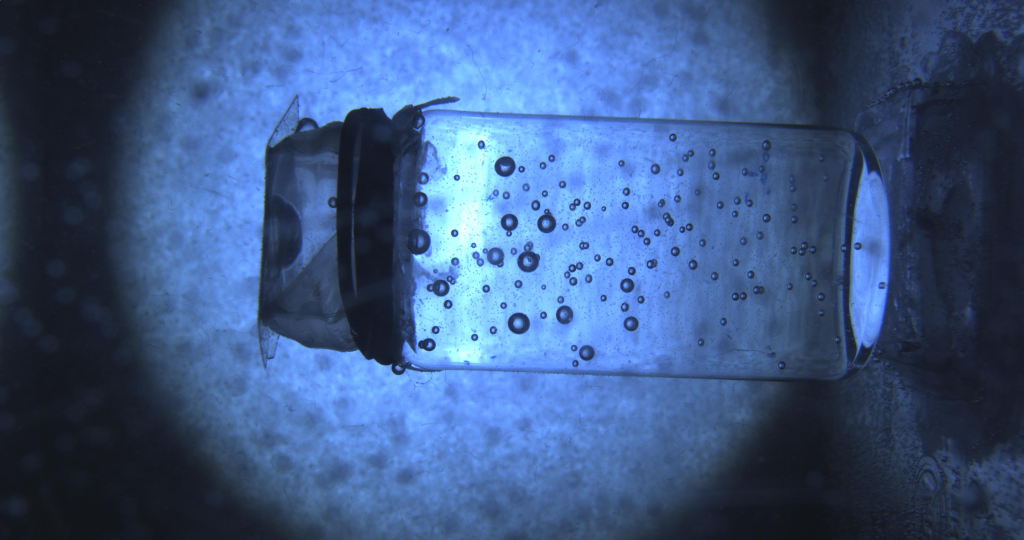
%> input picture images/detector_5_no_5_angle_2.jpg, 4096 x 2160 px (shown at 1/4 size)
$ octave SVM.m   (GNU Octave 9; MATLAB toolbox functions it lacks are replaced by stand-ins)
%> lines starting %> are read from the running program, lines starting %| are printed output that depends on the picture
### src/svm/trainDataSetGeneration.m
% Generating training instances for SVM
function [trainInstances, trainLabels] = trainDataSetGeneration(instanceSize, step, edge, scale)
%> called with instanceSize = 20, step = 10, edge = 4, scale = 60

instances_show = 0;

disp(['Generating training instances ... instanceSize: ' ...
    num2str(instanceSize) ' step: ' num2str(step)]);

train_file = 'detector_5_no_5_angle_2.jpg';
train = imread(train_file);
load('positiveInstances.mat');
[m,n,c] = size(train);
%> m = 2160; n = 4096; c = 3

positiveLabels = positiveInstances.objectBoundingBoxes;
x_c = positiveLabels(:,1) + ceil(positiveLabels(:,3)/2);
y_c = positiveLabels(:,2) + ceil(positiveLabels(:,4)/2);
a = ceil(positiveLabels(:,3)/2)-edge;
b = ceil(positiveLabels(:,4)/2)-edge;

numPositive = 0;
numNegative = 0;

totalInstancesX = length(max(1,floor(instanceSize/2)) : step ...
    : (m - ceil(instanceSize/2)));
%> totalInstancesX = 215
totalInstancesY = length( max(1,floor(instanceSize/2)) ...
    : step : (n - ceil(instanceSize/2)));
%> totalInstancesY = 408

progressRatePrevious = 0;

Instances = zeros(instanceSize^2 * c, totalInstancesX * totalInstancesY);
Labels = zeros(1,totalInstancesX * totalInstancesY);
tic;
ind = 0;
for i = max(1,floor(instanceSize/2)) : step : (m - ceil(instanceSize/2))
    for j = max(1,floor(instanceSize/2)) : step : (n - ceil(instanceSize/2))

        currentY = i;
        currentX = j;
        criterion = min(((currentX - x_c)./a).^2 + ((currentY - y_c)./b).^2);

        boundaryT = currentY - floor(instanceSize/2) + 1;
        boundaryD = currentY + floor(instanceSize/2);
        boundaryL = currentX - floor(instanceSize/2) + 1;
        boundaryR = currentX + floor(instanceSize/2);

        ind = ind + 1;

        temp = double(train(boundaryT : boundaryD, boundaryL : boundaryR, 1 : c));
        Instances(:, ind) = reshape(temp,instanceSize^2 * c,1);


        if (criterion <= 1)

            numPositive = numPositive + 1;
            Labels(ind) = 1;

        else
            numNegative = numNegative + 1;
            Labels(ind) = -1;

        end
    end

    elapse_time = toc;
    progressRate = ind / totalInstancesX / totalInstancesY * 100;
    remain_time = toc/progressRate*100 - elapse_time;
    progressRate = floor(progressRate/10);
    if progressRate > progressRatePrevious
        disp([num2str(progressRate*10) ...
            '% train instances created, remaining time: ' ...
            num2str(ceil(remain_time)) ' s']);
    end
    progressRatePrevious = progressRate;
end
%> this loop made 215 passes
%> (progressRate, progressRatePrevious) on passes 1 to 3: (0, 0), (0, 0), (0, 0)
%| 10% train instances created, remaining time: 3 s
%| 20% train instances created, remaining time: 2 s
%> after the loop, ind = 87720; numNegative = 87560; numPositive = 160

instancesPositive = Instances(:,Labels==1);
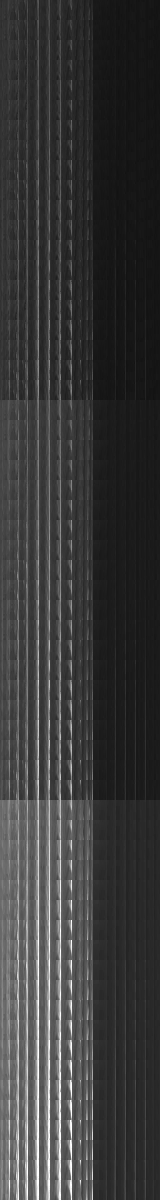
%> instancesPositive: size 1200x160 double; min 18, max 255, mean 57.4
instancesNegative = Instances(:,Labels==-1);

numOfTrainPositiveInstances  = numPositive;
%> numOfTrainPositiveInstances = 160
numOfTrainNegativeInstances  = numOfTrainPositiveInstances*scale;
%> numOfTrainNegativeInstances = 9600

indexPositive = 1:numOfTrainPositiveInstances;
%> indexPositive = 160 values from 1 to 160
indexNegative = ceil(rand(numOfTrainNegativeInstances,1)*size(instancesNegative,2));

instancesPositive = instancesPositive(:,indexPositive);
instancesNegative = instancesNegative(:,indexNegative);
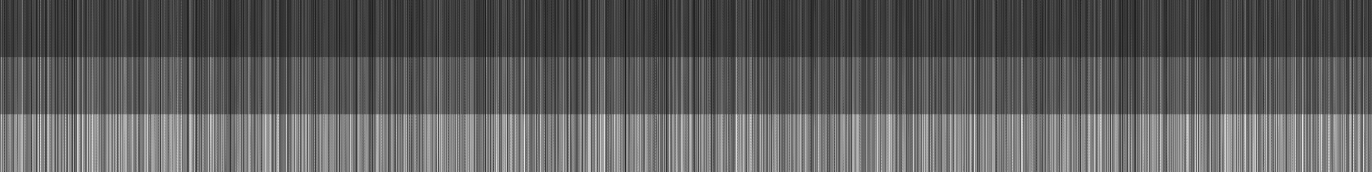
%> instancesNegative: size 1200x9600 double (shown at 1/7 size); min 0, max 255, mean 94.7

trainInstances = [instancesPositive, instancesNegative];
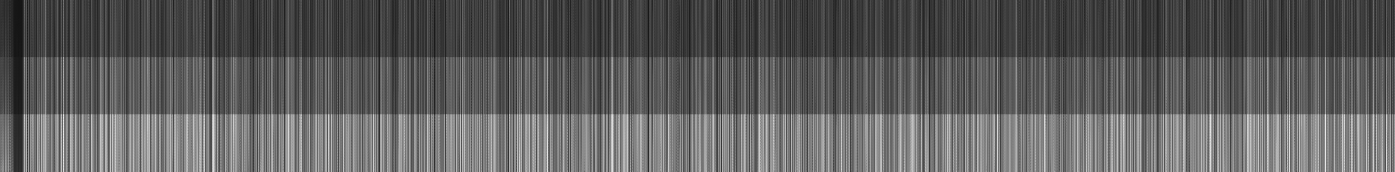
%> trainInstances: size 1200x9760 double (shown at 1/7 size); min 0, max 255, mean 94.1
trainLabels = [ones(1,numOfTrainPositiveInstances),-ones(1,numOfTrainNegativeInstances)];

imgPositive = zeros(floor(sqrt(numPositive))*10,floor(sqrt(numPositive))*10, c);
%> imgPositive: size 120x120x3 double; every value is 0
imgNegative = zeros(floor(sqrt(numPositive))*10,floor(sqrt(numPositive))*10, c);

if(instances_show == 1)
    for i = 1:floor(sqrt(numPositive))
        for j = 1:floor(sqrt(numPositive))
            index = floor(sqrt(numPositive))*(i-1) + j;
            imgPositive((instanceSize*(i-1)+1):instanceSize*i, ...
                (instanceSize*(j-1)+1):instanceSize*j, 1 : c) = ...
                reshape(instancesPositive(:,index), ...
                instanceSize, instanceSize, c);
            imgNegative((instanceSize*(i-1)+1):instanceSize*i, ...
                (instanceSize*(j-1)+1):instanceSize*j, 1 : c) = ...
                reshape(instancesNegative(:,index), ...
                instanceSize, instanceSize, c);
        end
    end
    figure('name','Training Instances');
    subplot(1,2,1);imshow(uint8(imgPositive));title('Positive Instances');
    subplot(1,2,2);imshow(uint8(imgNegative));title('Negative Instances');
end

### src/svm/testDataSetGeneration.m
% Convert a test images into tesing instances for SVM
function testInstances = testDataSetGeneration(filename, instanceSize, step)
%> called with filename = '../../images/detector_7_no_5_angle_2.jpg', instanceSize = 20, step = 10

disp(['Generating test data for image ' filename]);

test = imread(filename);
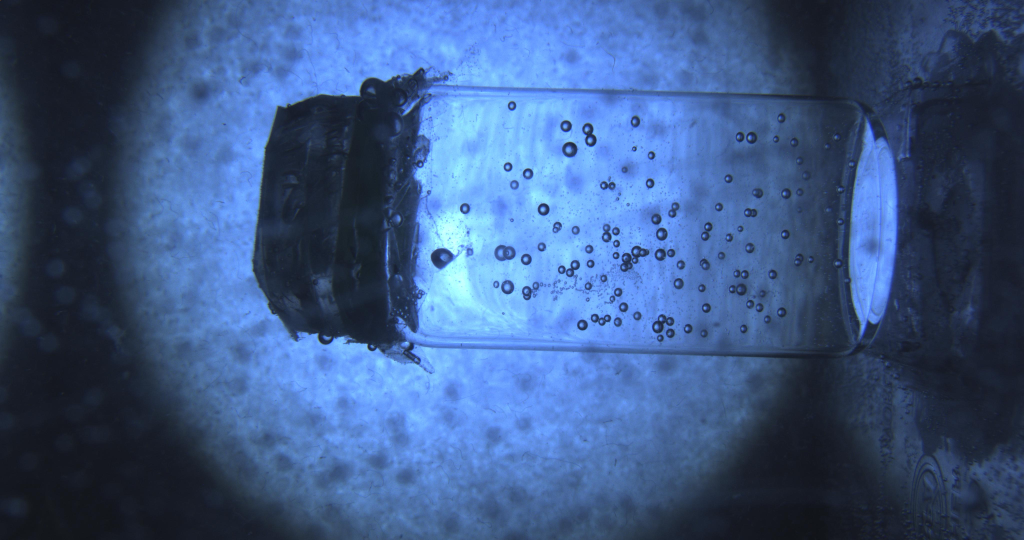
%> input picture images/detector_7_no_5_angle_2.jpg, 4096 x 2160 px (shown at 1/4 size)
[m, n, c] = size(test);

index = 0;

totalInstancesX = length(1:step:(n-instanceSize+1));
%> totalInstancesX = 408
totalInstancesY = length(1:step:(m-instanceSize+1));
%> totalInstancesY = 215

for i = 1:step:(m-instanceSize+1)
    for j = 1:step:(n-instanceSize+1)
        index = index + 1;
        testInstances(:, index) = ...
            double(reshape(test(i:(i+instanceSize-1), ...
            j:(j+instanceSize-1),:), instanceSize^2 * c, 1));
    end
end

### src/svm/SVM.m
% Analysis image with SVM Method
instanceSize = 20;
step = 10;
edge = 4;
scale = 60;

dimensionReduction = false;
ReducedDimentions = 20;

testfilename = '../../images/detector_7_no_5_angle_2.jpg';
[trainInstances, trainLabels] = trainDataSetGeneration(instanceSize, step, edge, scale);
%> (the run ends here)
